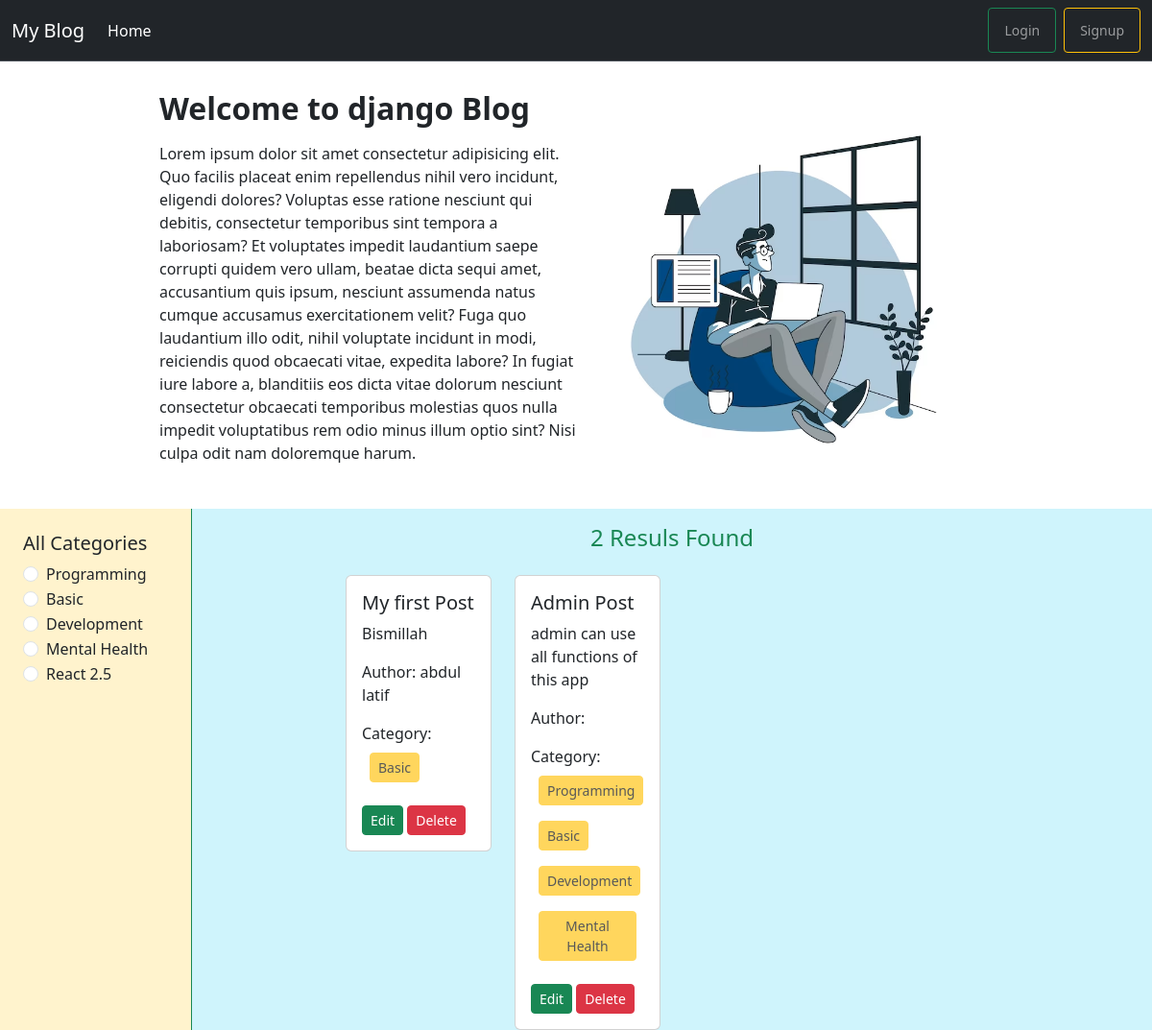
The app's page /category/basic/ with its own data.
### categories/models.py (models this page shows)
class Category(models.Model):
    name = models.CharField(max_length=100)
    slug = models.SlugField(max_length=100, unique= True, null=True, blank=True)
    def __str__(self):
        return f'{self.name}'

### posts/models.py (models this page shows, shortened)
class Post(models.Model):
    title = models.CharField(max_length=50)
    content = models.TextField()
    category = models.ManyToManyField(Category) #akta post multiple categorir moddhe thakte pare abar akta categoryr moddhe multiple post thakte pare tai many to many relationship
    author = models.ForeignKey(User, on_delete=models.CASCADE)

### blog_project/views.py (the view)
# urls.py: 2. Add a URL to urlpatterns:  path('', views.home, name='home')
def home(request, category_slug=None):
    data = Post.objects.all()
    if category_slug is not None:
        category = Category.objects.get(slug= category_slug)
        data = Post.objects.filter(category = category)
    categories = Category.objects.all()
    return render(request, 'home.html', {'post': data, 'category':categories})

### templates/home.html
{% extends "base.html" %}
{% load static %}
{% block component %}
<div class="d-flex flex-wrap mx-auto w-75 p-3 justify-content-center align-items-center">
  <div class="col-6">
    <h2 class='fw-bold pb-2'>Welcome to django Blog</h2>
    <p>Lorem ipsum dolor sit amet consectetur adipisicing elit. Quo facilis placeat enim repellendus nihil vero incidunt, eligendi dolores? Voluptas esse ratione nesciunt qui debitis, consectetur temporibus sint tempora a laboriosam? Et voluptates impedit laudantium saepe corrupti quidem vero ullam, beatae dicta sequi amet, accusantium quis ipsum, nesciunt assumenda natus cumque accusamus exercitationem velit? Fuga quo laudantium illo odit, nihil voluptate incidunt in modi, reiciendis quod obcaecati vitae, expedita labore? In fugiat iure labore a, blanditiis eos dicta vitae dolorum nesciunt consectetur obcaecati temporibus molestias quos nulla impedit voluptatibus rem odio minus illum optio sint? Nisi culpa odit nam doloremque harum.</p>
  </div>
  <div class="col-6" >
    <img src="{% static 'images/banner.avif'%}" alt="banner-img" width='100%' class='img-fluid'>
  </div>
</div>
<div class="d-flex flex-wrap bg-info-subtle">
  <div class="col-2 bg-warning-subtle border border-success p-4 border-start-0 border-top-0 border-bottom-0">
   <h5>All Categories</h5>
    {% for c in category %}
      <div class="form-check">
        <input class="form-check-input" type="radio" name="category" id="{{c.id}}">
        <label class="form-check-label" for="{{c.id}}">
          <a href="{% url 'category_wise_post' c.slug %}" class='text-decoration-none text-dark'>{{c.name}}</a>
        </label>
      </div>
    {% endfor %}
  </div>
  <div class="col-10">
    <div class="row d-flex flex-wrap justify-content-start px-5 container" style="width:80%; margin:auto;">
      <h4 class='text-success text-center p-3'>{{ post | length}} Resuls Found</h4>
      {% for p in post %}
      <div class="col-sm-3 mb-3 mb-sm-0">
          <div class="card">
            <div class="card-body">
              <h5 class="card-title">{{p.title | truncatewords:5}}</h5>
              <p class="card-text">{{p.content | truncatewords:25 }}</p>
              <p>Author: {{p.author.first_name}} {{p.author.last_name}}</p>
              <p>
                Category: {% for cat in p.category.all %}
                <button class='btn btn-warning m-2 btn-sm' disabled>{{cat | join:',' }}</button>
                {% endfor %}
              </p>
              <a href="{% url 'edit_post' p.id %}" class="btn btn-success btn-sm">Edit</a>
              <a href="{% url 'delete_post' p.id %}" class="btn btn-danger btn-sm">Delete</a>
            </div>
          </div>
        </div>
      {% endfor %}
  </div>
  </div>
</div>
{% endblock component %}

### records on screen
Category: name "Programming"
Category: name "Basic"
Category: name "Development"
Category: name "Mental Health"
Category: name "React 2.5"
Post: title "My first Post", content "Bismillah", author.first_name "abdul", author.last_name "latif"
Post: title "Admin Post", content "admin can use all functions of this app"

### other values on screen
{{ post | length }} "2"
